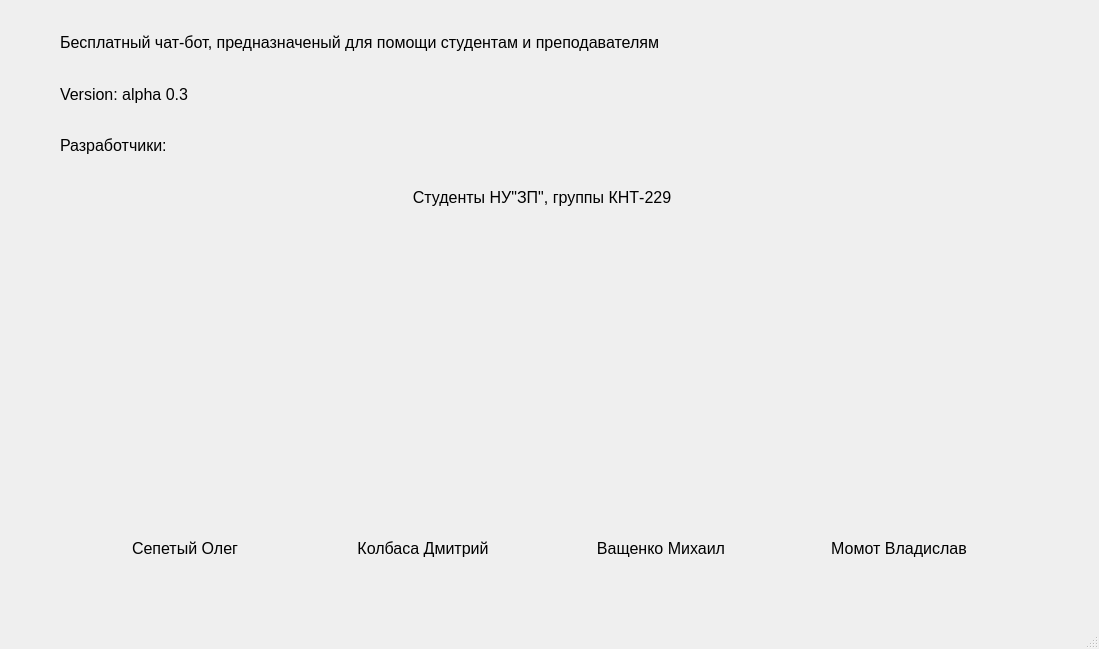
<?xml version="1.0" encoding="UTF-8"?>
<ui version="4.0">
 <class>developer</class>
 <widget class="QMainWindow" name="developer">
  <property name="geometry">
   <rect>
    <x>0</x>
    <y>0</y>
    <width>1099</width>
    <height>649</height>
   </rect>
  </property>
  <property name="minimumSize">
   <size>
    <width>1099</width>
    <height>649</height>
   </size>
  </property>
  <property name="maximumSize">
   <size>
    <width>1099</width>
    <height>649</height>
   </size>
  </property>
  <property name="windowTitle">
   <string>О программе</string>
  </property>
  <property name="windowIcon">
   <iconset resource="res.qrc">
    <normaloff>:/new/images/info.png</normaloff>:/new/images/info.png</iconset>
  </property>
  <widget class="QWidget" name="centralwidget">
   <widget class="QWidget" name="layoutWidget">
    <property name="geometry">
     <rect>
      <x>60</x>
      <y>20</y>
      <width>964</width>
      <height>551</height>
     </rect>
    </property>
    <layout class="QVBoxLayout" name="verticalLayout">
     <item>
      <widget class="QLabel" name="label">
       <property name="maximumSize">
        <size>
         <width>16777215</width>
         <height>48</height>
        </size>
       </property>
       <property name="font">
        <font>
         <pointsize>12</pointsize>
        </font>
       </property>
       <property name="text">
        <string>Бесплатный чат-бот, предназначеный для помощи студентам и преподавателям </string>
       </property>
       <property name="wordWrap">
        <bool>true</bool>
       </property>
      </widget>
     </item>
     <item>
      <widget class="QLabel" name="label_2">
       <property name="maximumSize">
        <size>
         <width>16777215</width>
         <height>48</height>
        </size>
       </property>
       <property name="font">
        <font>
         <pointsize>12</pointsize>
        </font>
       </property>
       <property name="text">
        <string>Version: alpha 0.3</string>
       </property>
       <property name="wordWrap">
        <bool>true</bool>
       </property>
      </widget>
     </item>
     <item>
      <widget class="QLabel" name="label_3">
       <property name="maximumSize">
        <size>
         <width>16777215</width>
         <height>48</height>
        </size>
       </property>
       <property name="font">
        <font>
         <pointsize>12</pointsize>
        </font>
       </property>
       <property name="text">
        <string>Разработчики:</string>
       </property>
       <property name="wordWrap">
        <bool>true</bool>
       </property>
      </widget>
     </item>
     <item>
      <widget class="QWidget" name="widget_2" native="true">
       <property name="maximumSize">
        <size>
         <width>16777215</width>
         <height>48</height>
        </size>
       </property>
       <layout class="QHBoxLayout" name="horizontalLayout">
        <property name="sizeConstraint">
         <enum>QLayout::SetDefaultConstraint</enum>
        </property>
        <item>
         <widget class="QLabel" name="label_4">
          <property name="maximumSize">
           <size>
            <width>16777215</width>
            <height>48</height>
           </size>
          </property>
          <property name="font">
           <font>
            <pointsize>12</pointsize>
           </font>
          </property>
          <property name="layoutDirection">
           <enum>Qt::LeftToRight</enum>
          </property>
          <property name="text">
           <string>Студенты НУ&quot;ЗП&quot;, группы КНТ-229</string>
          </property>
          <property name="alignment">
           <set>Qt::AlignCenter</set>
          </property>
          <property name="wordWrap">
           <bool>true</bool>
          </property>
         </widget>
        </item>
       </layout>
      </widget>
     </item>
     <item>
      <layout class="QHBoxLayout" name="horizontalLayout_3">
       <item>
        <layout class="QHBoxLayout" name="horizontalLayout_4">
         <item>
          <widget class="QLabel" name="label_6">
           <property name="enabled">
            <bool>true</bool>
           </property>
           <property name="minimumSize">
            <size>
             <width>221</width>
             <height>294</height>
            </size>
           </property>
           <property name="maximumSize">
            <size>
             <width>221</width>
             <height>294</height>
            </size>
           </property>
           <property name="text">
            <string/>
           </property>
           <property name="textFormat">
            <enum>Qt::PlainText</enum>
           </property>
           <property name="pixmap">
            <pixmap resource="res.qrc">:/new/images/oleg.jpg</pixmap>
           </property>
           <property name="scaledContents">
            <bool>true</bool>
           </property>
           <property name="wordWrap">
            <bool>true</bool>
           </property>
          </widget>
         </item>
         <item>
          <widget class="QLabel" name="label_7">
           <property name="enabled">
            <bool>true</bool>
           </property>
           <property name="minimumSize">
            <size>
             <width>221</width>
             <height>294</height>
            </size>
           </property>
           <property name="maximumSize">
            <size>
             <width>221</width>
             <height>294</height>
            </size>
           </property>
           <property name="text">
            <string/>
           </property>
           <property name="textFormat">
            <enum>Qt::PlainText</enum>
           </property>
           <property name="pixmap">
            <pixmap resource="res.qrc">:/new/images/dema.jpg</pixmap>
           </property>
           <property name="scaledContents">
            <bool>true</bool>
           </property>
           <property name="wordWrap">
            <bool>true</bool>
           </property>
          </widget>
         </item>
         <item>
          <widget class="QLabel" name="label_12">
           <property name="enabled">
            <bool>true</bool>
           </property>
           <property name="minimumSize">
            <size>
             <width>221</width>
             <height>294</height>
            </size>
           </property>
           <property name="maximumSize">
            <size>
             <width>221</width>
             <height>294</height>
            </size>
           </property>
           <property name="text">
            <string/>
           </property>
           <property name="textFormat">
            <enum>Qt::PlainText</enum>
           </property>
           <property name="pixmap">
            <pixmap resource="res.qrc">:/new/images/misha.PNG</pixmap>
           </property>
           <property name="scaledContents">
            <bool>true</bool>
           </property>
           <property name="wordWrap">
            <bool>true</bool>
           </property>
          </widget>
         </item>
         <item>
          <widget class="QLabel" name="label_13">
           <property name="enabled">
            <bool>true</bool>
           </property>
           <property name="minimumSize">
            <size>
             <width>221</width>
             <height>294</height>
            </size>
           </property>
           <property name="maximumSize">
            <size>
             <width>221</width>
             <height>294</height>
            </size>
           </property>
           <property name="text">
            <string/>
           </property>
           <property name="textFormat">
            <enum>Qt::PlainText</enum>
           </property>
           <property name="pixmap">
            <pixmap resource="res.qrc">:/new/images/vlad.PNG</pixmap>
           </property>
           <property name="scaledContents">
            <bool>true</bool>
           </property>
           <property name="wordWrap">
            <bool>true</bool>
           </property>
          </widget>
         </item>
        </layout>
       </item>
      </layout>
     </item>
     <item>
      <widget class="QWidget" name="widget" native="true">
       <property name="maximumSize">
        <size>
         <width>16777215</width>
         <height>48</height>
        </size>
       </property>
       <layout class="QHBoxLayout" name="horizontalLayout_2">
        <item>
         <widget class="QLabel" name="label_8">
          <property name="font">
           <font>
            <pointsize>12</pointsize>
           </font>
          </property>
          <property name="layoutDirection">
           <enum>Qt::LeftToRight</enum>
          </property>
          <property name="text">
           <string>Сепетый Олег</string>
          </property>
          <property name="alignment">
           <set>Qt::AlignCenter</set>
          </property>
          <property name="wordWrap">
           <bool>true</bool>
          </property>
         </widget>
        </item>
        <item>
         <widget class="QLabel" name="label_9">
          <property name="font">
           <font>
            <pointsize>12</pointsize>
           </font>
          </property>
          <property name="layoutDirection">
           <enum>Qt::LeftToRight</enum>
          </property>
          <property name="text">
           <string>Колбаса Дмитрий</string>
          </property>
          <property name="alignment">
           <set>Qt::AlignCenter</set>
          </property>
          <property name="wordWrap">
           <bool>true</bool>
          </property>
         </widget>
        </item>
        <item>
         <widget class="QLabel" name="label_11">
          <property name="font">
           <font>
            <pointsize>12</pointsize>
           </font>
          </property>
          <property name="layoutDirection">
           <enum>Qt::LeftToRight</enum>
          </property>
          <property name="text">
           <string>Ващенко Михаил</string>
          </property>
          <property name="alignment">
           <set>Qt::AlignCenter</set>
          </property>
          <property name="wordWrap">
           <bool>true</bool>
          </property>
         </widget>
        </item>
        <item>
         <widget class="QLabel" name="label_10">
          <property name="font">
           <font>
            <pointsize>12</pointsize>
           </font>
          </property>
          <property name="layoutDirection">
           <enum>Qt::LeftToRight</enum>
          </property>
          <property name="text">
           <string>Момот Владислав</string>
          </property>
          <property name="alignment">
           <set>Qt::AlignCenter</set>
          </property>
          <property name="wordWrap">
           <bool>true</bool>
          </property>
         </widget>
        </item>
       </layout>
      </widget>
     </item>
    </layout>
   </widget>
  </widget>
  <widget class="QMenuBar" name="menubar">
   <property name="geometry">
    <rect>
     <x>0</x>
     <y>0</y>
     <width>1099</width>
     <height>26</height>
    </rect>
   </property>
  </widget>
  <widget class="QStatusBar" name="statusbar"/>
 </widget>
 <resources>
  <include location="res.qrc"/>
 </resources>
 <connections/>
</ui>
